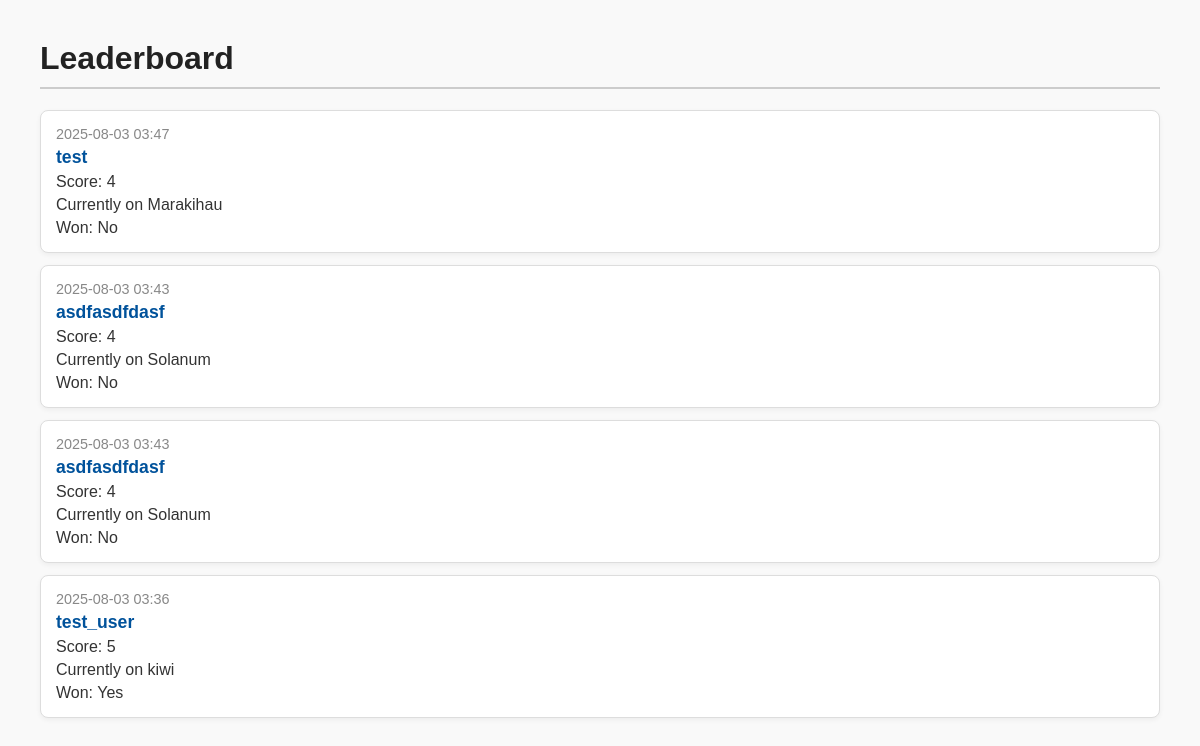
The app's page /api/submissions/ with its own data.
### api/models.py (models this page shows, shortened)
class UserSubmission(models.Model):
    text = models.CharField(max_length=255)      # Player name or text input
    counter = models.IntegerField(default=0)     # Score or count
    word = models.CharField(max_length=255, blank=True, null=True)  # Current word
    won = models.BooleanField(default=False)     # Whether player won
    submitted_at = models.DateTimeField(auto_now_add=True)  # Timestamp

### api/views.py (the view)
# urls.py: path('submissions/', submissions_page, name='submissions'),
def submissions_page(request):
    if request.method == "POST":
        data = json.loads(request.body)
        text = data.get('text')
        counter = data.get('counter', 0)
        word = data.get('searchQuery')  # match frontend key
        won = data.get('won', False)
        if not text:
            return JsonResponse({"error": "Missing text (player name)"}, status=400)
        obj, created = UserSubmission.objects.update_or_create(
            text=text,
            defaults={
                'counter': counter,
                'word': word,
                'won': won
            }
        )
        return JsonResponse({"message": "Success", "created": created})
    else:
        submissions = UserSubmission.objects.all().order_by('-submitted_at')
        return render(request, 'submissions.html', {'submissions': submissions})

### api/templates/submissions.html (shortened to what this page needs)
<!DOCTYPE html>
<html lang="en">
<head>
</head>
<body>
  <h1>Leaderboard</h1>
  <ul>
    {% for sub in submissions %}
      <li>
        <div class="timestamp">{{ sub.submitted_at|date:"Y-m-d H:i" }}</div>
        <div class="player">{{ sub.text }}</div>
        <div class="counter">Score: {{ sub.counter }}</div>
        <div class="word">Currently on {{ sub.word }}</div>
        <div class="won">Won: {{ sub.won|yesno:"Yes,No" }}</div>
      </li>
    {% empty %}
      <li>No submissions yet.</li>
    {% endfor %}
  </ul>
</body>
</html>

### api/templates/submissions.html (style rules this page uses)
body { font-family: Arial, sans-serif; margin: 40px; background-color: #f9f9f9; color: #333; }
h1 { color: #222; border-bottom: 2px solid #ccc; padding-bottom: 10px; }
ul { list-style-type: none; padding: 0; }
li { background: #fff; border: 1px solid #ddd; border-radius: 8px; margin-bottom: 12px; padding: 15px; box-shadow: 0 2px 5px rgba(0,0,0,0.05); }
.timestamp { font-size: 0.9em; color: #888; margin-bottom: 5px; }
.player { font-weight: bold; font-size: 1.1em; color: #00529b; }
.counter, .won, .word { font-size: 1em; margin-top: 5px; }

### records on screen
UserSubmission: submitted_at "2025-08-03 03:47", text "test", counter "4", word "Marakihau", won "No"
UserSubmission: submitted_at "2025-08-03 03:43", text "asdfasdfdasf", counter "4", word "Solanum", won "No"
UserSubmission: submitted_at "2025-08-03 03:43", text "asdfasdfdasf", counter "4", word "Solanum", won "No"
UserSubmission: submitted_at "2025-08-03 03:36", text "test_user", counter "5", word "kiwi", won "Yes"
